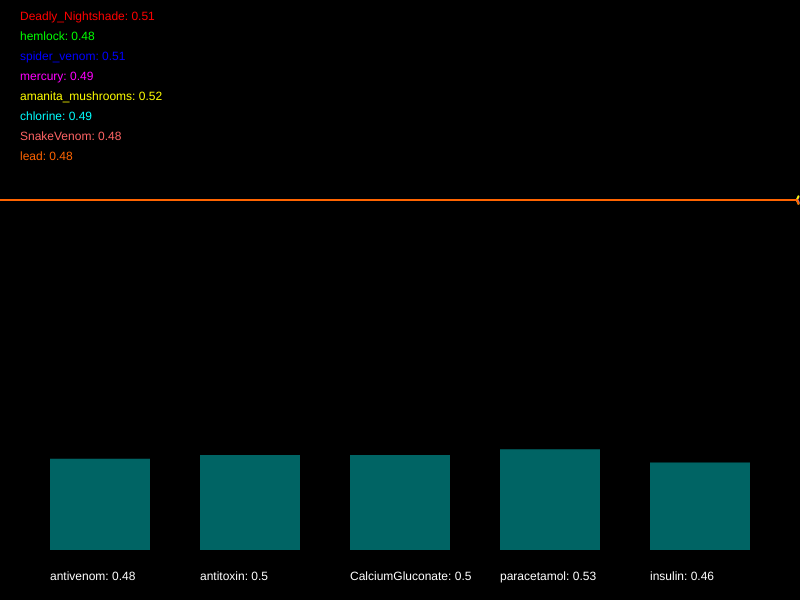
Frame 1 (no input)
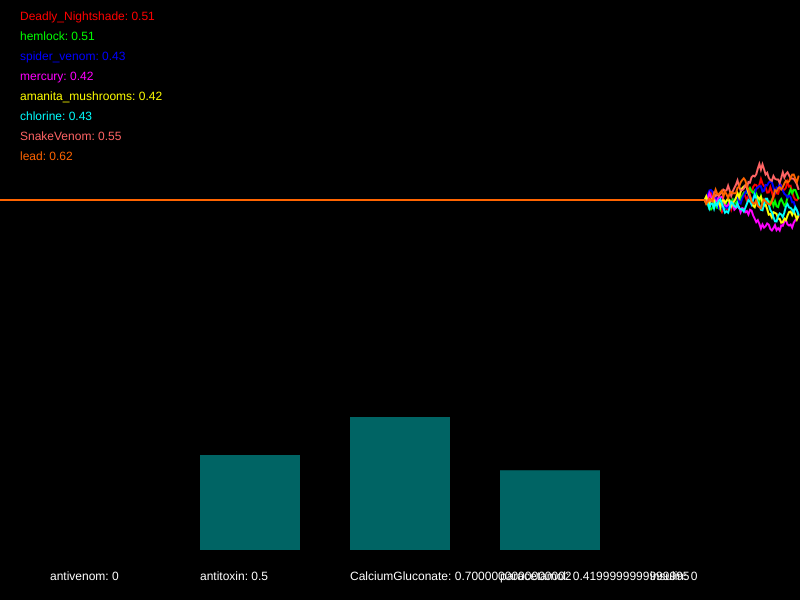
Frame 60 (no input)
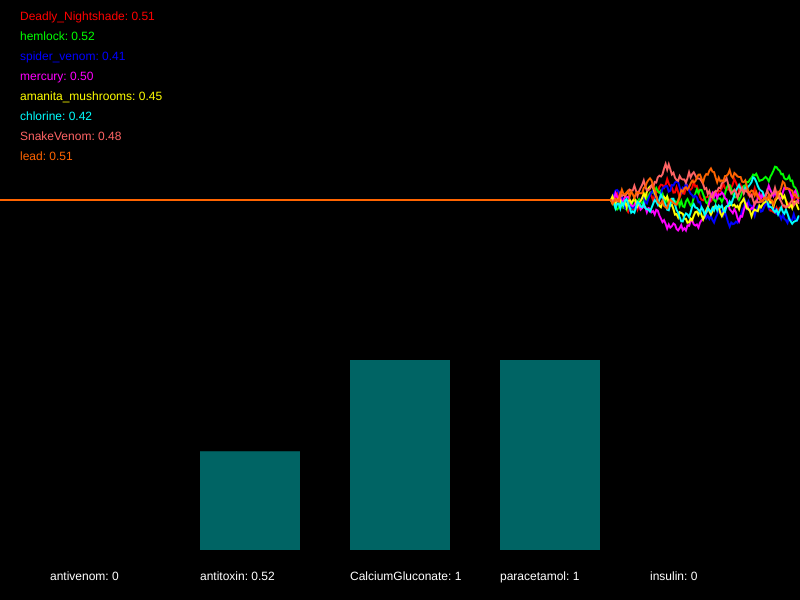
Frame 120 (the mouse pressed at the canvas centre since frame 60)

The p5.js sketch that drew these frames (run headless with seeded random() and noise() and a simulated clock; from frame 60 on, the mouse is pressed at the canvas centre):

// p5.js sketch
// ── sketch.js
/*

Officer: 2120469
CaseNum: 401-3-22630491-2120469

Case 401 - The Case of Norbert's Weiner Stand
Stage 4 - Mortal Cupcake

It seems that Norbert is getting desperate now. In what appears to be his final stand he has set up his own cupcake shop. The laced cupcakes look delicious but they are extremely dangerous. Just a brief whiff of one can induce a series of
deadly symptoms. This is Norbert’s most complex poison to date, so you’ll have to work hard to produce a viable antidote.

You must develop the antidote by using conditional statements in the draw loop to do the following.

	- If spider_venom dips below 0.36 or amanita_mushrooms goes above 0.49, or on the other hand, SnakeVenom goes above 0.64 and lead goes above 0.38, decrement antivenom by 0.02
	- If Deadly_Nightshade dips below 0.56, mercury goes above 0.74, and also chlorine dips below 0.46, try increasing antivenom by 0.02
	- If hemlock dips below 0.59 or chlorine dips below 0.53, whilst at the same time, mercury goes above 0.66, reduce antitoxin by 0.03
	- If spider_venom dips below 0.42, whilst at the same time, Deadly_Nightshade dips below 0.46 or amanita_mushrooms dips below 0.34, increase antitoxin by 0.02
	- If lead dips below 0.67, amanita_mushrooms dips below 0.51, chlorine dips below 0.33, and also SnakeVenom dips below 0.59, reduce CalciumGluconate by 0.01
	- When Deadly_Nightshade dips below 0.46 and spider_venom goes above 0.3, or on the other hand, hemlock goes above 0.62, increase CalciumGluconate by 0.04
	- When spider_venom dips below 0.69 and Deadly_Nightshade dips below 0.46, or on the other hand, hemlock goes above 0.26 and amanita_mushrooms dips below 0.61, decrease paracetamol by 0.02
	- When SnakeVenom goes above 0.26, mercury goes above 0.44, and also chlorine dips below 0.65, increase paracetamol by 0.05
	- If either SnakeVenom goes above 0.54, mercury dips below 0.73, or perhaps lead dips below 0.73, decrement insulin by 0.04
	- When Deadly_Nightshade dips below 0.45, spider_venom goes above 0.73, and also hemlock goes above 0.64, increase insulin by 0.02


Your conditional statements should consider the following poisons:

	- Deadly_Nightshade
	- hemlock
	- spider_venom
	- mercury
	- amanita_mushrooms
	- chlorine
	- SnakeVenom
	- lead


Your conditional statements should modify the following antidotes:

	- antivenom
	- antitoxin
	- CalciumGluconate
	- paracetamol
	- insulin


- There are many ways to complete this task but you should only use the following commands:

	if(){}
	>
	<
	&&
	||
	+=
	-=

*/

//Declare the poison variables
var Deadly_Nightshade;
var hemlock;
var spider_venom;
var mercury;
var amanita_mushrooms;
var chlorine;
var SnakeVenom;
var lead;


//Declare the antidote variables
var antivenom;
var antitoxin;
var CalciumGluconate;
var paracetamol;
var insulin;


//This variable is used for drawing the graph
var graphs;


function setup()
{

	createCanvas(800,600);
	strokeWeight(2);

	//initialise the poisons and antidotes
	Deadly_Nightshade = 0.5;
	hemlock = 0.5;
	spider_venom = 0.5;
	mercury = 0.5;
	amanita_mushrooms = 0.5;
	chlorine = 0.5;
	SnakeVenom = 0.5;
	lead = 0.5;
	antivenom = 0.5;
	antitoxin = 0.5;
	CalciumGluconate = 0.5;
	paracetamol = 0.5;
	insulin = 0.5;


	//fills the graph with empty values
	graphs = [];

	for(var i = 0; i < 8; i++)
	{
		graphs.push([]);
		for(var j = 0; j < 512; j++)
		{
			graphs[i].push(0.5);
		}
	}

}

function draw()
{

	//Develop the antidote below
	//Write conditional statements to change the amount of each substance ...
    
    if ((spider_venom < 0.36 || amanita_mushrooms > 0.49) || (SnakeVenom > 0.64 && lead > 0.38)){
        antivenom -= 0.02;
    }
    if (Deadly_Nightshade < 0.56 && mercury > 0.74 && chlorine < 0.46){
        antivenom += 0.02;
    }
    if ((hemlock < 0.59 || chlorine < 0.53) && mercury > 0.66){
        antitoxin -= 0.03;
    }
    if (spider_venom < 0.42 && (Deadly_Nightshade < 0.46 || amanita_mushrooms < 0.34)){
        antitoxin += 0.02;
    }
    if (lead < 0.67 && amanita_mushrooms < 0.51 && chlorine < 0.33 && SnakeVenom < 0.59){
        CalciumGluconate -= 0.01;
    }
    if ((Deadly_Nightshade < 0.46 && spider_venom > 0.3) || hemlock > 0.62){
        CalciumGluconate += 0.04;
    }
    if ((spider_venom < 0.69 && Deadly_Nightshade < 0.46) || (hemlock > 0.26 && amanita_mushrooms < 0.61)){
        paracetamol -= 0.02;
    }
    if (SnakeVenom > 0.26 && mercury > 0.44 && chlorine < 0.65){
        paracetamol += 0.05;
    }
    if (SnakeVenom > 0.54 || mercury < 0.73 || lead < 0.73){
        insulin -= 0.04;
    }
    if (Deadly_Nightshade < 0.45 && spider_venom > 0.73 && hemlock >0.64){
        insulin += 0.02;
    }
    
	//////////////////////////////////////////////////////

	//the code below generates new values using random numbers

	/*
		For testing, you might want to temporarily comment out
		these lines and set the same variables to constant values
		instead.
	*/

	Deadly_Nightshade = nextValue(graphs[0],Deadly_Nightshade);
	hemlock = nextValue(graphs[1],hemlock);
	spider_venom = nextValue(graphs[2],spider_venom);
	mercury = nextValue(graphs[3],mercury);
	amanita_mushrooms = nextValue(graphs[4],amanita_mushrooms);
	chlorine = nextValue(graphs[5],chlorine);
	SnakeVenom = nextValue(graphs[6],SnakeVenom);
	lead = nextValue(graphs[7],lead);


	antivenom = constrain(antivenom, 0, 1);
	antitoxin = constrain(antitoxin, 0, 1);
	CalciumGluconate = constrain(CalciumGluconate, 0, 1);
	paracetamol = constrain(paracetamol, 0, 1);
	insulin = constrain(insulin, 0, 1);


	///////// DO NOT CHANGE THE CODE BELOW ///////////

	//drawing code

	// set background
	background(0);
	noFill();

	//draw the graphs for the vitals

	var colors = [
		color(255, 0, 0),
		color(0, 255, 0),
		color(0, 0, 255),
		color(255, 0, 255),
		color(255, 255, 0),
		color(0, 255, 255),
		color(255, 100, 100),
		color(255, 100, 0)
	];

	for(var i = 0; i < graphs.length; i++)
	{
		stroke(colors[i]);
		drawGraph(graphs[i]);
	}

	//draw the poisons as text
	noStroke();
	fill(colors[0]);
	text('Deadly_Nightshade: ' + nf(Deadly_Nightshade,1,2), 20,20);
	fill(colors[1]);
	text('hemlock: ' + nf(hemlock,1,2), 20,40);
	fill(colors[2]);
	text('spider_venom: ' + nf(spider_venom,1,2), 20,60);
	fill(colors[3]);
	text('mercury: ' + nf(mercury,1,2), 20,80);
	fill(colors[4]);
	text('amanita_mushrooms: ' + nf(amanita_mushrooms,1,2), 20,100);
	fill(colors[5]);
	text('chlorine: ' + nf(chlorine,1,2), 20,120);
	fill(colors[6]);
	text('SnakeVenom: ' + nf(SnakeVenom,1,2), 20,140);
	fill(colors[7]);
	text('lead: ' + nf(lead,1,2), 20,160);


	//draw the antidotes bar chart
	drawBar(antivenom,50,'antivenom');
	drawBar(antitoxin,200,'antitoxin');
	drawBar(CalciumGluconate,350,'CalciumGluconate');
	drawBar(paracetamol,500,'paracetamol');
	drawBar(insulin,650,'insulin');


}

function nextValue(graph, val)
{
	//gets the next value for a vital and puts it in an array for drawing
	var delta = random(-0.03,0.03);

	val += delta;
	if(val > 1 || val < 0)
	{
		delta *= -1;
		val += delta * 2;
	}

	graph.push(val)
	graph.shift();
	return val;
}

function drawGraph(graph)
{
	//draws an array as a graph
	beginShape();
	for(var i = 0; i < graph.length; i++)
	{
			vertex(width * i/512, height * 0.5 - graph[i]* height/3)
	}
	endShape();
}


function drawBar(val, x, name)
{
	//draws the bars for bar chart
    noStroke();
    fill(0,100,100);
	var mh = height * 0.4 - 50;
	rect(x,(height - 50) - val*mh, 100, val*mh);
    fill(255);
	text(name + ": " + val, x, height - 20);
}
